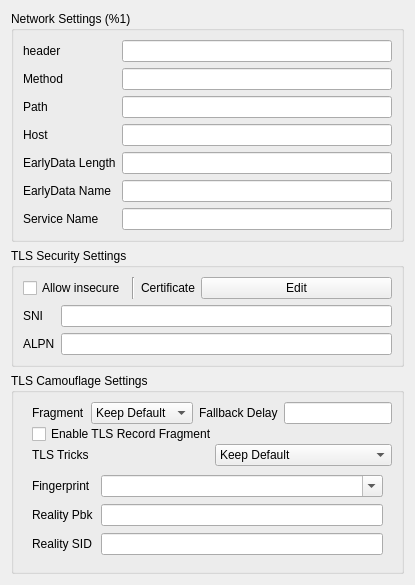
    <widget class="QWidget" name="right_all_w" native="true">
     <property name="sizePolicy">
      <sizepolicy hsizetype="Preferred" vsizetype="Maximum">
       <horstretch>0</horstretch>
       <verstretch>0</verstretch>
      </sizepolicy>
     </property>
     <property name="minimumSize">
      <size>
       <width>400</width>
       <height>0</height>
      </size>
     </property>
     <property name="toolTip">
      <string/>
     </property>
     <layout class="QVBoxLayout" name="right_layout">
      <property name="sizeConstraint">
       <enum>QLayout::SizeConstraint::SetDefaultConstraint</enum>
      </property>
      <item>
       <widget class="QGroupBox" name="network_box">
        <property name="sizePolicy">
         <sizepolicy hsizetype="Preferred" vsizetype="Maximum">
          <horstretch>0</horstretch>
          <verstretch>0</verstretch>
         </sizepolicy>
        </property>
        <property name="title">
         <string>Network Settings (%1)</string>
        </property>
        <layout class="QGridLayout" name="gridLayout">
         <item row="2" column="1">
          <widget class="MyLineEdit" name="path"/>
         </item>
         <item row="4" column="1">
          <widget class="MyLineEdit" name="ws_early_data_length"/>
         </item>
         <item row="2" column="0">
          <widget class="QLabel" name="path_l">
           <property name="toolTip">
            <string notr="true">&lt;html&gt;&lt;head/&gt;&lt;body&gt;&lt;p&gt;http path (ws/http/httpUpgrade)&lt;/p&gt;&lt;p&gt;serviceName (gRPC)&lt;/p&gt;&lt;/body&gt;&lt;/html&gt;</string>
           </property>
           <property name="text">
            <string notr="true">Path</string>
           </property>
           <property name="buddy">
            <cstring>path</cstring>
           </property>
          </widget>
         </item>
         <item row="5" column="0">
          <widget class="QLabel" name="ws_early_data_name_l">
           <property name="text">
            <string notr="true">EarlyData Name</string>
           </property>
           <property name="buddy">
            <cstring>ws_early_data_name</cstring>
           </property>
          </widget>
         </item>
         <item row="0" column="1">
          <widget class="QLineEdit" name="headers"/>
         </item>
         <item row="1" column="1">
          <widget class="QLineEdit" name="method"/>
         </item>
         <item row="0" column="0">
          <widget class="QLabel" name="headers_l">
           <property name="sizePolicy">
            <sizepolicy hsizetype="Maximum" vsizetype="Preferred">
             <horstretch>0</horstretch>
             <verstretch>0</verstretch>
            </sizepolicy>
           </property>
           <property name="toolTip">
            <string notr="true">&lt;html&gt;&lt;head/&gt;&lt;body&gt;&lt;p&gt;Headers in space seperated key value pair:&lt;/p&gt;&lt;p&gt;key1=val1 key2=&amp;quot;multi word val2&amp;quot; &amp;quot;multi word key3&amp;quot;=val3&lt;/p&gt;&lt;/body&gt;&lt;/html&gt;</string>
           </property>
           <property name="whatsThis">
            <string>&lt;html&gt;&lt;head/&gt;&lt;body&gt;&lt;p&gt;&lt;br/&gt;&lt;/p&gt;&lt;/body&gt;&lt;/html&gt;</string>
           </property>
           <property name="text">
            <string notr="true">header</string>
           </property>
           <property name="buddy">
            <cstring>headers</cstring>
           </property>
          </widget>
         </item>
         <item row="4" column="0">
          <widget class="QLabel" name="ws_early_data_length_l">
           <property name="text">
            <string notr="true">EarlyData Length</string>
           </property>
           <property name="buddy">
            <cstring>ws_early_data_length</cstring>
           </property>
          </widget>
         </item>
         <item row="3" column="0">
          <widget class="QLabel" name="host_l">
           <property name="toolTip">
            <string notr="true">&lt;html&gt;&lt;head/&gt;&lt;body&gt;&lt;p&gt;http host (ws/http/httpUpgrade)&lt;/p&gt;&lt;/body&gt;&lt;/html&gt;</string>
           </property>
           <property name="text">
            <string notr="true">Host</string>
           </property>
           <property name="buddy">
            <cstring>host</cstring>
           </property>
          </widget>
         </item>
         <item row="3" column="1">
          <widget class="MyLineEdit" name="host"/>
         </item>
         <item row="1" column="0">
          <widget class="QLabel" name="method_l">
           <property name="toolTip">
            <string>&lt;html&gt;&lt;head/&gt;&lt;body&gt;&lt;p&gt;Method of http request, will be converted to uppercase&lt;/p&gt;&lt;/body&gt;&lt;/html&gt;</string>
           </property>
           <property name="text">
            <string>Method</string>
           </property>
           <property name="buddy">
            <cstring>method</cstring>
           </property>
          </widget>
         </item>
         <item row="8" column="0">
          <widget class="QLabel" name="service_name_l">
           <property name="text">
            <string>Service Name</string>
           </property>
           <property name="buddy">
            <cstring>service_name</cstring>
           </property>
          </widget>
         </item>
         <item row="8" column="1">
          <widget class="MyLineEdit" name="service_name"/>
         </item>
         <item row="5" column="1">
          <widget class="MyLineEdit" name="ws_early_data_name"/>
         </item>
        </layout>
       </widget>
      </item>
      <item>
       <widget class="QGroupBox" name="security_box">
        <property name="sizePolicy">
         <sizepolicy hsizetype="Preferred" vsizetype="Maximum">
          <horstretch>0</horstretch>
          <verstretch>0</verstretch>
         </sizepolicy>
        </property>
        <property name="title">
         <string>TLS Security Settings</string>
        </property>
        <layout class="QVBoxLayout" name="verticalLayout_2">
         <item>
          <layout class="QHBoxLayout" name="horizontalLayout">
           <item>
            <widget class="QCheckBox" name="insecure">
             <property name="sizePolicy">
              <sizepolicy hsizetype="Maximum" vsizetype="Fixed">
               <horstretch>0</horstretch>
               <verstretch>0</verstretch>
              </sizepolicy>
             </property>
             <property name="toolTip">
              <string>When enabled, V2Ray will not check the validity of the TLS certificate provided by the remote host (the security is equivalent to plaintext)</string>
             </property>
             <property name="text">
              <string>Allow insecure</string>
             </property>
            </widget>
           </item>
           <item>
            <widget class="Line" name="line">
             <property name="orientation">
              <enum>Qt::Orientation::Vertical</enum>
             </property>
            </widget>
           </item>
           <item>
            <widget class="QLabel" name="label_6">
             <property name="sizePolicy">
              <sizepolicy hsizetype="Maximum" vsizetype="Preferred">
               <horstretch>0</horstretch>
               <verstretch>0</verstretch>
              </sizepolicy>
             </property>
             <property name="toolTip">
              <string notr="true"/>
             </property>
             <property name="text">
              <string>Certificate</string>
             </property>
             <property name="buddy">
              <cstring>certificate_edit</cstring>
             </property>
            </widget>
           </item>
           <item>
            <widget class="QPushButton" name="certificate_edit">
             <property name="text">
              <string notr="true">Edit</string>
             </property>
            </widget>
           </item>
          </layout>
         </item>
         <item>
          <layout class="QGridLayout" name="_3">
           <item row="1" column="0">
            <widget class="QLabel" name="alpn_l">
             <property name="toolTip">
              <string>Application layer protocol negotiation, clear text. Please separate them with commas.</string>
             </property>
             <property name="text">
              <string notr="true">ALPN</string>
             </property>
             <property name="buddy">
              <cstring>alpn</cstring>
             </property>
            </widget>
           </item>
           <item row="0" column="1">
            <widget class="MyLineEdit" name="sni"/>
           </item>
           <item row="1" column="1">
            <widget class="MyLineEdit" name="alpn"/>
           </item>
           <item row="0" column="0">
            <widget class="QLabel" name="label_5">
             <property name="toolTip">
              <string>Server name indication, clear text.</string>
             </property>
             <property name="text">
              <string notr="true">SNI</string>
             </property>
             <property name="buddy">
              <cstring>sni</cstring>
             </property>
            </widget>
           </item>
          </layout>
         </item>
        </layout>
       </widget>
      </item>
      <item>
       <widget class="QGroupBox" name="tls_camouflage_box">
        <property name="sizePolicy">
         <sizepolicy hsizetype="Preferred" vsizetype="Preferred">
          <horstretch>0</horstretch>
          <verstretch>0</verstretch>
         </sizepolicy>
        </property>
        <property name="title">
         <string>TLS Camouflage Settings</string>
        </property>
        <layout class="QVBoxLayout" name="verticalLayout_6">
         <property name="spacing">
          <number>0</number>
         </property>
         <property name="sizeConstraint">
          <enum>QLayout::SizeConstraint::SetMinimumSize</enum>
         </property>
         <property name="bottomMargin">
          <number>7</number>
         </property>
         <item>
          <widget class="QWidget" name="tls_camouflage_w" native="true">
           <property name="sizePolicy">
            <sizepolicy hsizetype="Minimum" vsizetype="Minimum">
             <horstretch>0</horstretch>
             <verstretch>0</verstretch>
            </sizepolicy>
           </property>
           <layout class="QVBoxLayout" name="verticalLayout_7">
            <property name="spacing">
             <number>0</number>
            </property>
            <property name="sizeConstraint">
             <enum>QLayout::SizeConstraint::SetMinimumSize</enum>
            </property>
            <property name="topMargin">
             <number>0</number>
            </property>
            <property name="rightMargin">
             <number>0</number>
            </property>
            <property name="bottomMargin">
             <number>0</number>
            </property>
            <item>
             <widget class="QWidget" name="widget_3" native="true">
              <layout class="QHBoxLayout" name="horizontalLayout_6">
               <property name="leftMargin">
                <number>0</number>
               </property>
               <property name="topMargin">
                <number>0</number>
               </property>
               <property name="rightMargin">
                <number>0</number>
               </property>
               <property name="bottomMargin">
                <number>0</number>
               </property>
               <item>
                <widget class="QLabel" name="fragment_l">
                 <property name="text">
                  <string>Fragment</string>
                 </property>
                 <property name="buddy">
                  <cstring>fragment</cstring>
                 </property>
                </widget>
               </item>
               <item>
                <widget class="QComboBox" name="fragment">
                 <property name="toolTip">
                  <string>&lt;html&gt;&lt;head/&gt;&lt;body&gt;&lt;p&gt;TLS ClientHello fragmentation. The implementation (built-in / custom) and the &amp;quot;Keep Default&amp;quot; behaviour are configured in Settings &gt; Core.&lt;/p&gt;&lt;/body&gt;&lt;/html&gt;</string>
                 </property>
                 <item>
                  <property name="text">
                   <string>Keep Default</string>
                  </property>
                 </item>
                 <item>
                  <property name="text">
                   <string>On</string>
                  </property>
                 </item>
                 <item>
                  <property name="text">
                   <string>Off</string>
                  </property>
                 </item>
                </widget>
               </item>
               <item>
                <widget class="QLabel" name="tls_frag_fall_delay_l">
                 <property name="toolTip">
                  <string>&lt;html&gt;&lt;head/&gt;&lt;body&gt;&lt;p&gt;time format, like 500ms, 10ms etc&lt;/p&gt;&lt;/body&gt;&lt;/html&gt;</string>
                 </property>
                 <property name="text">
                  <string>Fallback Delay</string>
                 </property>
                 <property name="buddy">
                  <cstring>tls_frag_fall_delay</cstring>
                 </property>
                </widget>
               </item>
               <item>
                <widget class="QLineEdit" name="tls_frag_fall_delay"/>
               </item>
              </layout>
             </widget>
            </item>
            <item>
             <widget class="QCheckBox" name="tls_rec_frag">
              <property name="text">
               <string>Enable TLS Record Fragment</string>
              </property>
             </widget>
            </item>
            <item>
             <widget class="QWidget" name="widget_tls_tricks" native="true">
              <layout class="QHBoxLayout" name="horizontalLayout_tls_tricks">
               <property name="leftMargin">
                <number>0</number>
               </property>
               <property name="topMargin">
                <number>0</number>
               </property>
               <property name="rightMargin">
                <number>0</number>
               </property>
               <property name="bottomMargin">
                <number>0</number>
               </property>
               <item>
                <widget class="QLabel" name="tls_tricks_l">
                 <property name="text">
                  <string>TLS Tricks</string>
                 </property>
                 <property name="buddy">
                  <cstring>tls_tricks</cstring>
                 </property>
                </widget>
               </item>
               <item>
                <widget class="QComboBox" name="tls_tricks">
                 <property name="toolTip">
                  <string>&lt;html&gt;&lt;head/&gt;&lt;body&gt;&lt;p&gt;Mixed-case SNI to evade exact-match SNI filtering. The &amp;quot;Keep Default&amp;quot; behaviour is configured in Settings &gt; Core.&lt;/p&gt;&lt;/body&gt;&lt;/html&gt;</string>
                 </property>
                 <item>
                  <property name="text">
                   <string>Keep Default</string>
                  </property>
                 </item>
                 <item>
                  <property name="text">
                   <string>On</string>
                  </property>
                 </item>
                 <item>
                  <property name="text">
                   <string>Off</string>
                  </property>
                 </item>
                </widget>
               </item>
              </layout>
             </widget>
            </item>
           </layout>
          </widget>
         </item>
         <item>
          <widget class="QWidget" name="widget_2" native="true">
           <layout class="QFormLayout" name="formLayout">
            <property name="horizontalSpacing">
             <number>7</number>
            </property>
            <property name="verticalSpacing">
             <number>7</number>
            </property>
            <item row="0" column="0">
             <widget class="QLabel" name="utlsFingerprint_l">
              <property name="sizePolicy">
               <sizepolicy hsizetype="Maximum" vsizetype="Preferred">
                <horstretch>0</horstretch>
                <verstretch>0</verstretch>
               </sizepolicy>
              </property>
              <property name="text">
               <string notr="true">Fingerprint</string>
              </property>
              <property name="buddy">
               <cstring>utlsFingerprint</cstring>
              </property>
             </widget>
            </item>
            <item row="0" column="1">
             <widget class="QComboBox" name="utlsFingerprint">
              <property name="editable">
               <bool>true</bool>
              </property>
             </widget>
            </item>
            <item row="1" column="0">
             <widget class="QLabel" name="reality_pbk_l">
              <property name="toolTip">
               <string>Reality public key. If not empty, turn TLS into REALITY.</string>
              </property>
              <property name="text">
               <string notr="true">Reality Pbk</string>
              </property>
              <property name="buddy">
               <cstring>reality_pbk</cstring>
              </property>
             </widget>
            </item>
            <item row="1" column="1">
             <widget class="MyLineEdit" name="reality_pbk"/>
            </item>
            <item row="2" column="0">
             <widget class="QLabel" name="reality_sid_l">
              <property name="toolTip">
               <string>Reality short id. Accept only one value.</string>
              </property>
              <property name="text">
               <string>Reality SID</string>
              </property>
              <property name="buddy">
               <cstring>reality_sid</cstring>
              </property>
             </widget>
            </item>
            <item row="2" column="1">
             <widget class="QLineEdit" name="reality_sid"/>
            </item>
           </layout>
          </widget>
         </item>
        </layout>
       </widget>
      </item>
     </layout>
    </widget>
